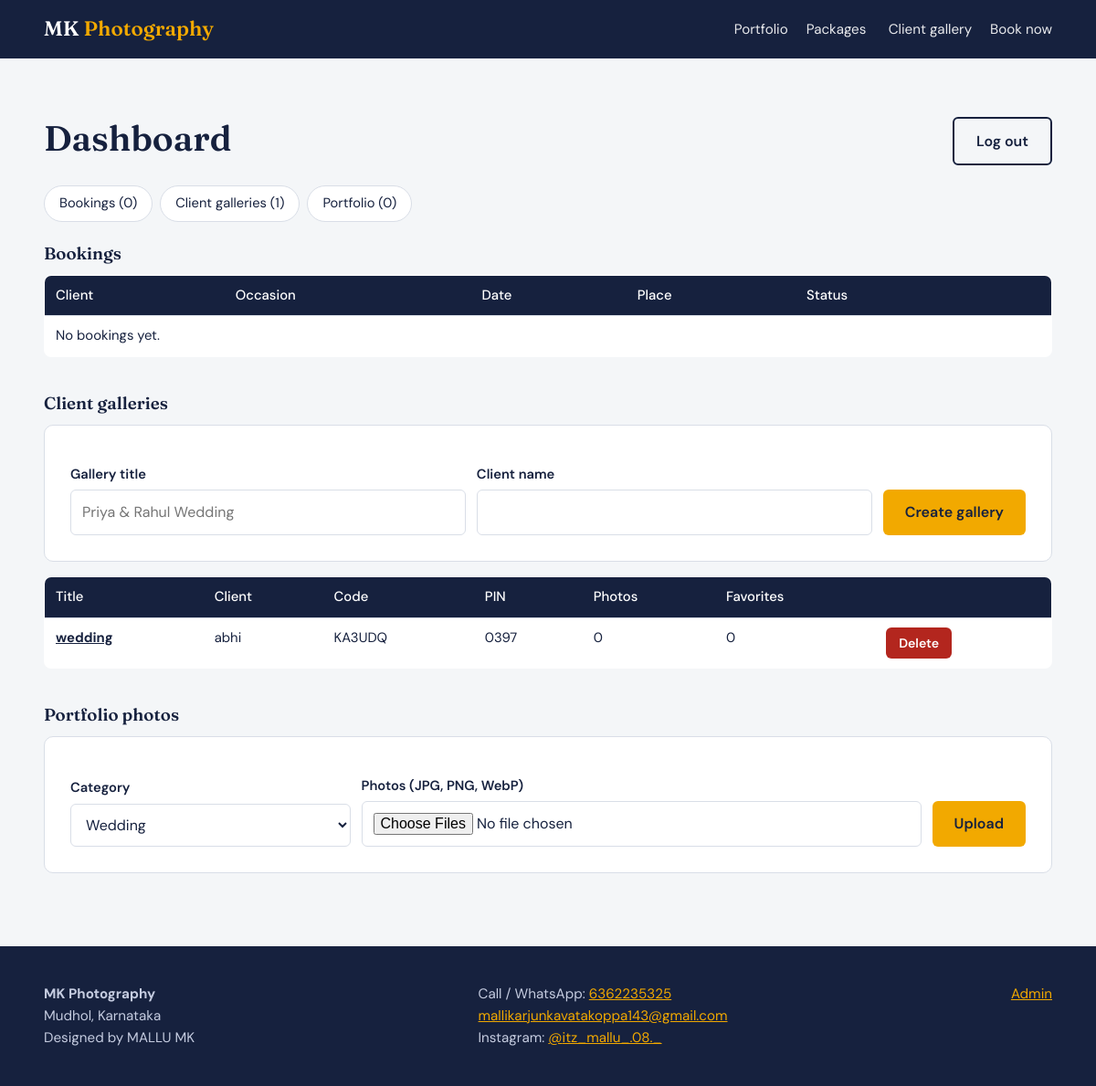
Page /admin (signed in) on the committed database.
### tables this page shows
CREATE TABLE galleries(id INTEGER PRIMARY KEY, title TEXT, client_name TEXT,
        code TEXT UNIQUE, pin TEXT, created TEXT DEFAULT CURRENT_TIMESTAMP);

### app.py (the view)
@app.route("/admin")
@admin_required
def admin():
    d = db()
    return render_template("admin.html",
        bookings=d.execute("SELECT * FROM bookings ORDER BY id DESC").fetchall(),
        galleries=d.execute("SELECT g.*, (SELECT COUNT(*) FROM photos WHERE gallery_id=g.id) n, "
                            "(SELECT COUNT(*) FROM photos WHERE gallery_id=g.id AND favorite=1) fav "
                            "FROM galleries g ORDER BY id DESC").fetchall(),
        portfolio=d.execute("SELECT * FROM portfolio ORDER BY id DESC").fetchall(), cats=CATEGORIES)

### app.py (called while the page is built)
def db():
    if "db" not in g:
        g.db = sqlite3.connect(DB)
        g.db.row_factory = sqlite3.Row
    return g.db

def admin_required(fn):
    @wraps(fn)
    def w(*a, **k):
        if not session.get("admin"): return redirect(url_for("admin_login"))
        return fn(*a, **k)
    return w

@app.context_processor
def inject():
    return dict(B=BUSINESS, inr=lambda n: "₹{:,}".format(int(n)))

### templates/admin.html (shortened to what this page needs)
{% extends "base.html" %}{% block title %}Admin - {{B.name}}{% endblock %}
{% block body %}<section class="sec"><div class="wrap">
  <div class="bar"><h2>Dashboard</h2><a class="btn ghost" href="{{url_for('admin_logout')}}">Log out</a></div>
  <div class="tabs"><a class="chip" href="#bookings">Bookings ({{bookings|length}})</a><a class="chip" href="#galleries">Client galleries ({{galleries|length}})</a><a class="chip" href="#portfolio">Portfolio ({{portfolio|length}})</a></div>
  <h3 id="bookings" style="margin:24px 0 12px">Bookings</h3>
  <div class="scroll"><table><tr><th>Client</th><th>Occasion</th><th>Date</th><th>Place</th><th>Status</th><th></th></tr>
  {% for b in bookings %}<tr>
    <td><strong>{{b.name}}</strong><br><a href="tel:{{b.phone}}">{{b.phone}}</a> <a href="https://wa.me/91{{b.phone}}">WhatsApp</a>{% if b.message %}<br><small>{{b.message}}</small>{% endif %}</td>
    <td>{{b.occasion}}</td><td>{{b.event_date}}</td><td>{{b.location}}</td>
    <td><form method="post" action="{{url_for('booking_status',i=b.id)}}"><select name="status" onchange="this.form.submit()" aria-label="Status">
      {% for s in ['New','Confirmed','Advance paid','Completed','Cancelled'] %}<option {{'selected' if s==b.status}}>{{s}}</option>{% endfor %}</select></form></td>
    <td><form method="post" action="{{url_for('booking_delete',i=b.id)}}" onsubmit="return confirm('Delete this booking?')"><button class="btn sm danger">Delete</button></form></td></tr>
  {% else %}<tr><td colspan="6">No bookings yet.</td></tr>{% endfor %}</table></div>
  <h3 id="galleries" style="margin:40px 0 12px">Client galleries</h3>
  <form method="post" action="{{url_for('gallery_create')}}" class="card" style="display:grid;grid-template-columns:1fr 1fr auto;gap:12px;align-items:end;margin-bottom:16px">
    <div><label for="t">Gallery title</label><input id="t" name="title" placeholder="Priya & Rahul Wedding" required></div>
    <div><label for="cn">Client name</label><input id="cn" name="client_name" required></div>
    <button class="btn">Create gallery</button></form>
  <div class="scroll"><table><tr><th>Title</th><th>Client</th><th>Code</th><th>PIN</th><th>Photos</th><th>Favorites</th><th></th></tr>
  {% for g in galleries %}<tr><td><a href="{{url_for('gallery_manage',i=g.id)}}"><strong>{{g.title}}</strong></a></td><td>{{g.client_name}}</td><td>{{g.code}}</td><td>{{g.pin}}</td><td>{{g.n}}</td><td>{{g.fav}}</td>
  <td><form method="post" action="{{url_for('gallery_delete',i=g.id)}}" onsubmit="return confirm('Delete gallery and all its photos?')"><button class="btn sm danger">Delete</button></form></td></tr>
  {% else %}<tr><td colspan="7">No galleries yet.</td></tr>{% endfor %}</table></div>
  <h3 id="portfolio" style="margin:40px 0 12px">Portfolio photos</h3>
  <form method="post" action="{{url_for('portfolio_upload')}}" enctype="multipart/form-data" class="card" style="display:grid;grid-template-columns:1fr 2fr auto;gap:12px;align-items:end;margin-bottom:16px">
    <div><label for="cat">Category</label><select id="cat" name="category">{% for c in cats %}<option>{{c}}</option>{% endfor %}</select></div>
    <div><label for="ph">Photos (JPG, PNG, WebP)</label><input id="ph" type="file" name="photos" accept="image/*" multiple required></div>
    <button class="btn">Upload</button></form>
</div></section>{% endblock %}

### templates/base.html (shortened to what this page needs)
<!doctype html>
<html lang="en"><head>
<link rel="stylesheet" href="{{url_for('static',filename='style.css')}}">
</head><body>
<header class="nav"><div class="wrap">
  <a class="logo" href="{{url_for('home')}}">MK <span>Photography</span></a>
  <nav><a href="{{url_for('portfolio')}}">Portfolio</a><a href="{{url_for('home')}}#packages">Packages</a>
  <a href="{{url_for('client_login')}}">Client gallery</a><a href="{{url_for('book')}}">Book now</a></nav>
</div></header>
{% block body %}{% endblock %}
<footer><div class="wrap">
  <div><strong>{{B.name}}</strong><br>{{B.studio}}<br>Designed by MALLU MK</div>
  <div>Call / WhatsApp: <a href="tel:+91{{B.phone}}">{{B.phone}}</a><br>
  <a href="mailto:{{B.email}}">{{B.email}}</a><br>
  Instagram: <a href="https://instagram.com/{{B.instagram}}">@{{B.instagram}}</a></div>
  <div><a href="{{url_for('admin')}}">Admin</a></div>
</div></footer>
</body></html>

### static/style.css (style rules this page uses)
:root { --ink:#16213e;--ink2:#2b3a67;--paper:#f4f6f8;--card:#fff;--gold:#f2a900;--line:#d9dee7;--mute:#5d6882;--ok:#1b7a4b;--err:#b3261e; --serif:'Fraunces',Georgia,serif;--sans:'DM Sans',system-ui,sans-serif }
* { box-sizing:border-box;margin:0 }
html { scroll-behavior:smooth }
body { font-family:var(--sans);background:var(--paper);color:var(--ink);line-height:1.6;font-size:16px }
a { color:inherit }
.wrap { width:min(1120px,92%);margin-inline:auto }
header.nav { position:sticky;top:0;z-index:20;background:var(--ink);color:#fff }
header.nav .wrap { display:flex;align-items:center;justify-content:space-between;padding:14px 0;gap:16px;flex-wrap:wrap }
.logo { font-family:var(--serif);font-size:1.4rem;font-weight:600;text-decoration:none }
.logo span { color:var(--gold) }
nav a { margin-left:20px;text-decoration:none;font-size:.95rem;opacity:.9 }
h1,h2,h3 { font-family:var(--serif);line-height:1.15;font-weight:600 }
h2 { font-size:clamp(1.7rem,3.5vw,2.4rem);margin-bottom:8px }
.btn { display:inline-block;background:var(--gold);color:var(--ink);padding:12px 24px;border-radius:6px;font-weight:600;text-decoration:none;border:0;cursor:pointer;font:inherit;font-weight:600 }
.btn.ghost { background:transparent;border:2px solid currentColor;color:inherit }
.btn.sm { padding:6px 14px;font-size:.88rem }
.btn.danger { background:var(--err);color:#fff }
.sec { padding:64px 0 }
.chip { padding:7px 16px;border:1px solid var(--line);border-radius:99px;text-decoration:none;font-size:.92rem;background:#fff }
.card { background:#fff;border:1px solid var(--line);border-radius:10px;padding:28px }
label { display:block;font-weight:600;font-size:.92rem;margin:14px 0 5px }
input,select,textarea { width:100%;padding:11px 12px;border:1px solid var(--line);border-radius:6px;font:inherit;background:#fff;color:var(--ink) }
footer { background:var(--ink);color:#c5cce0;padding:40px 0;font-size:.95rem }
footer .wrap { display:flex;justify-content:space-between;gap:20px;flex-wrap:wrap }
footer a { color:var(--gold) }
.bar { display:flex;justify-content:space-between;align-items:center;flex-wrap:wrap;gap:12px;margin-bottom:22px }
table { width:100%;border-collapse:collapse;background:#fff;border:1px solid var(--line);border-radius:8px;overflow:hidden;font-size:.93rem }
th,td { padding:10px 12px;border-bottom:1px solid var(--line);text-align:left;vertical-align:top }
th { background:var(--ink);color:#fff;font-weight:500 }
.scroll { overflow-x:auto }
.tabs { display:flex;gap:8px;flex-wrap:wrap;margin-bottom:20px }

### rows in the picture
galleries: title "wedding", client_name "abhi", code "KA3UDQ", pin "0397", n "0", fav "0"

### other values in the picture
{{ bookings|length }} "0"
{{ galleries|length }} "1"
{{ portfolio|length }} "0"
{{ B.name }} "MK Photography"
{{ B.studio }} "Mudhol, Karnataka"
{{ B.phone }} "6362235325"
{{ B.email }} "mallikarjunkavatakoppa143@gmail.com"
{{ B.instagram }} "itz_mallu_.08._"
form field category "Wedding"
